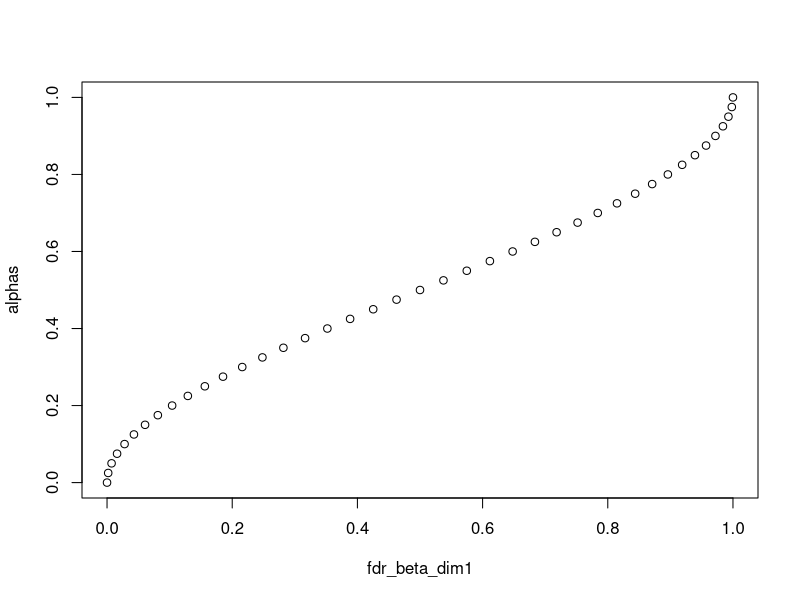
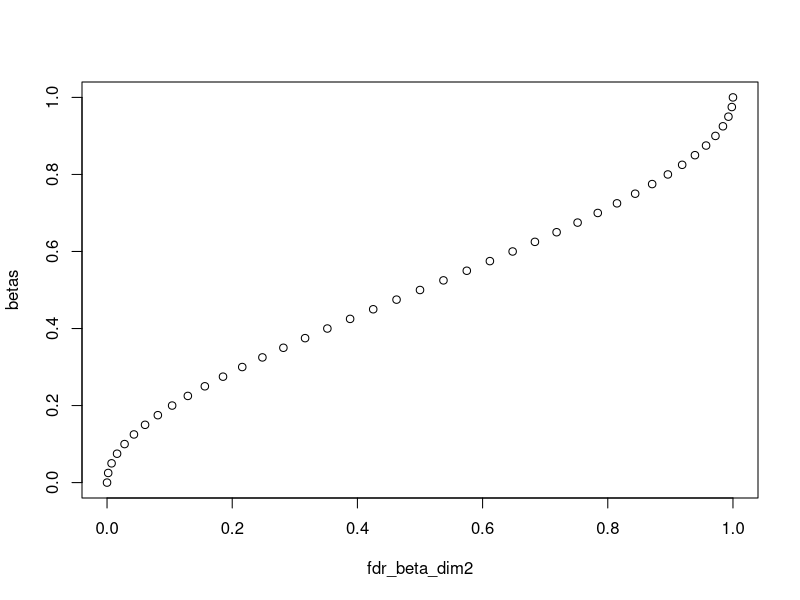
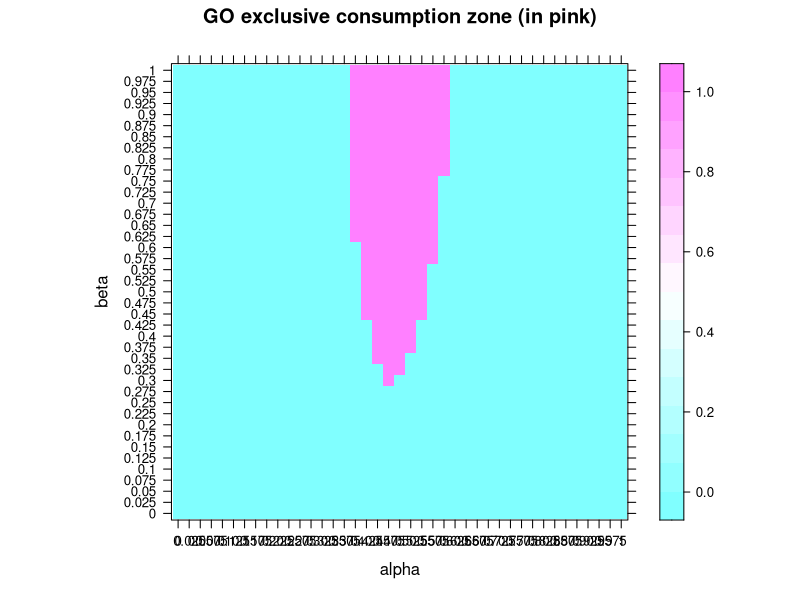
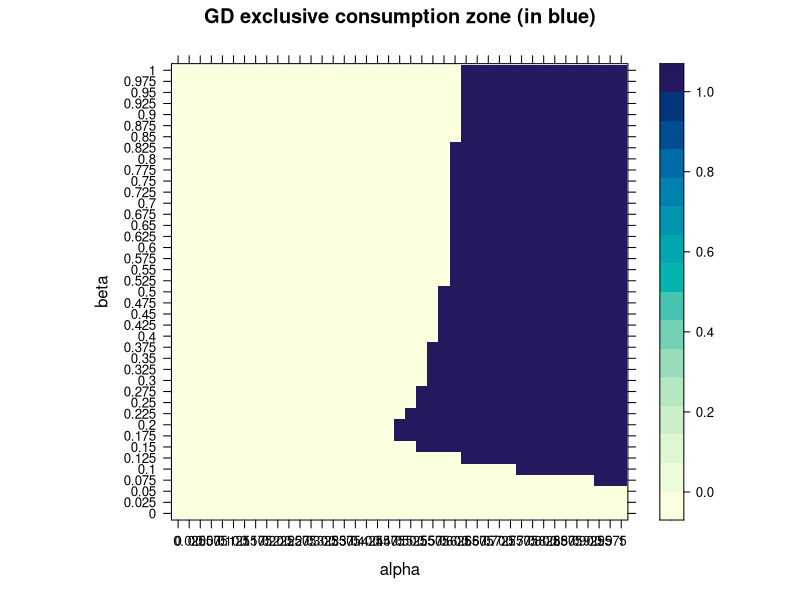
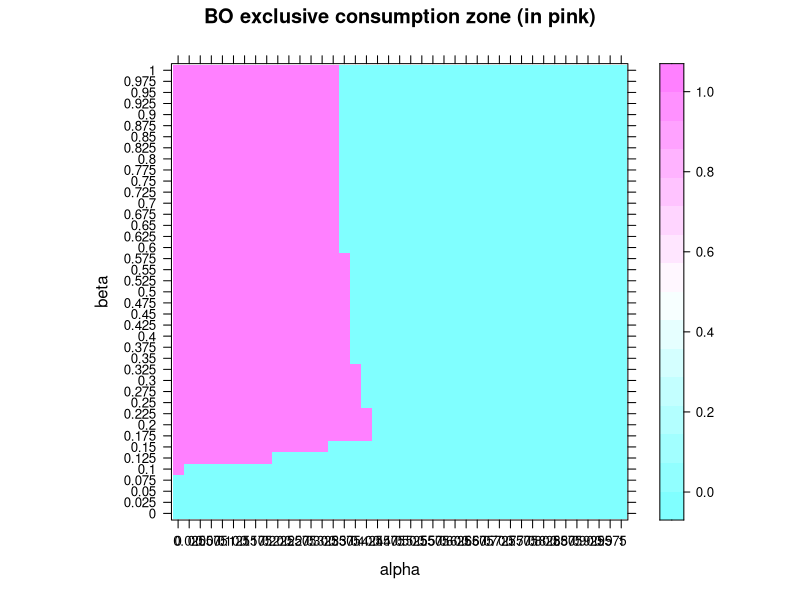
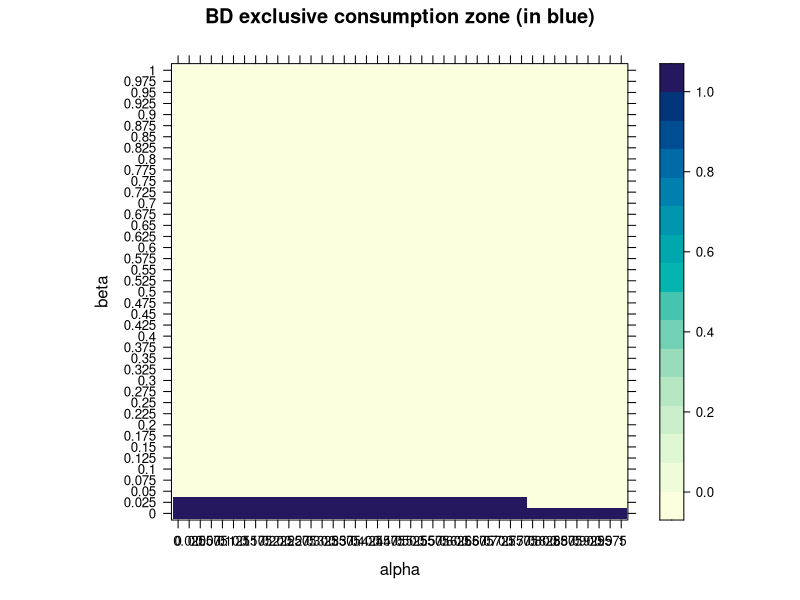

Recreate these plots in R, in order.
########## A model of consumption choices and sufficiency with environmental and social image preferences ###########


library(lattice)
library(tidyverse)
#install.packages("rasterVis") : not working 
#library (rasterVis) 
#install.packages("gtools") 
library (gtools)
library(RColorBrewer)
#install.packages("copula")
#install.packages("rgl")
#install.packages("psych")


#library(copula)  : probl?me de package
#install.packages("gsl") : idem
#library(psych) : toujours la m?me...

######## INTRODUCTION ###############


rm(list=ls())

#This script is designed for numerical simulations associated to the model presented here : https://fr.overleaf.com/project/653a7f038e83eb35864f2593 
# It aims to calculate the consumption areas and quantities of different goods. 
#These goods are defined along two dimensions: green/brown, conspicuous/discreet.
#Depending on their personal preferences, agents can choose to consume one or several goods.




#Method used in this script : As our heterogeneous consumers are placed in a [0,1]*[0,1] grid according to their preferences (on the x-axis, environmental awareness; on the y-axis, concern for social image), 
#The idea behind this numerical method is to discretize/rasterize the square into several points/pixels (expressing the two types of preferences in percentages if the number of points is 101 on the square ; for example individuals lying at the origin being indifferent to both, while those at the top right hand corner have maximum sensitivities to both).


#Matrix size is defined as a function of the step between 2 pixels.
step = 0.025
size = 1/step + 1
size


#Let's also define our preference parameters, over which we will iterate
alphas <- seq(from = 0,to = 1,by=step)
betas_rev <- seq(from = 1,to = 0,by=-step) #reversed so that coordinates appear in the right order
betas <- seq(from = 0,to = 1,by=step) #only for graphs

######## POPULATION DISTRIBUTIONS  ##############

#Here, square matrices of dimension 'size' are defined. 


#To start with (scenario 1), we generate a uniformly distributed population density matrix of this size, giving the proportions of individuals positioned at each point on the map. 
n1 <- size
n2 <- size
pop <- matrix (rep(1/(size*size), n1*n2), n1, n2)
pop
#For example, by choosing a step size of 0.2, we have a matrix of size 6*6, with 36 coefficients ; while it is 11*11 (and 101 coeffs) for a 0.1 step (the default choice in the first place)



#Scenario 2: population concentration around mean/median values
#This case is modeled by a product of independent beta laws for each preference parameter.

#Only works in small dimension (step = 0.1) though !!! TO BE IMPROVED

pop2 <- matrix(,n1,n2) #an empty matrix
 

###Code that computes discrete densities for scenario 2###

#We create our quantile vectors (in line)

alphas_vector <- t(matrix(alphas))
betas_vector <- t(matrix(betas))

#Starting from the repartition function, we define the discrete density of a beta (one for each of the 2 dimensions).

densite_beta_dim1 <- function(n, a, b, step) {
  if (n == 0) {
    return(pbeta(1, a, b) - pbeta(1 - step/2, a, b))
  } 
  if (n == 1/step) {
    return(pbeta(step/2,a,b) - pbeta(0,a,b))
  } 
  else {
    densite <- pbeta(step/2 + 1 - n * step, a, b) - pbeta(step/2 + 1 - (n + 1) * step, a, b)
    return(densite)
  }
}

densite_beta_dim2 <- function(n, c, d, step) {
  if (n == 0) {
    return(pbeta(1, c, d) - pbeta(1 - step/2, c, d))
  } 
  if (n == 1/step) {
    return(pbeta(step/2,c,d) - pbeta(0,c,d))
  } 
  else {
    densite <- pbeta(step/2 + 1 - n * step, c, d) - pbeta(step/2 + 1 - (n + 1) * step, c, d)
    return(densite)
  }
}


#Assign values to shape parameters according to the scenario

#Basic scenario 2: two beta laws with the two same shape parameters (bell curves) to model the concentration in the middle of the distribution
a=b=c=d=2

#Variant (2b): the shape parameters are changed (the beta parameter is now assumed to follow a uniform distribution, i.e. a beta distribution with c=d=1).
#a=b=2
#c=d=1

#Scenario 2B: Lower/laxer environmental norm (concentration on the left, beta law with shape parameters 5 and 1 on alpha, uniform on beta).
#a=5
#b=c=d=1

#Sc?nario 2C : Higher/stringent environmental norm (right-hand concentration)
#a=c=d=1
#b=5

#Sc?nario 2D : social image matters less (widespread discretion)
#a=b=c=1
#d=5

#Sc?nario 2E: social image matters more ("Red Queen Economy", Keep Up With the Joneses...)
#a=b=d=1
#c=5



# Calling the functions at n = 0 and storing the result
result_at_0_dim1 <- densite_beta_dim1(0, a, b, step)
result_at_0_dim2 <- densite_beta_dim2(0, a, b, step)


# Storing other values iteratively in a matrix 
num_iterations <- 40  # Change this value as needed
proba_values_dim1 <- matrix(0, nrow = 1, ncol = num_iterations + 1)
proba_values_dim2 <- matrix(0, nrow = 1, ncol = num_iterations + 1)

for (i in 1:num_iterations) {
  proba_values_dim1[1, i + 1] <- densite_beta_dim1(i, a, b, step)
  proba_values_dim2[1, i + 1] <- densite_beta_dim2(i, c, d, step)
}

proba_values_dim1[1]=result_at_0_dim1
proba_values_dim2[1]=result_at_0_dim2

sum(proba_values_dim1)
sum(proba_values_dim2)
#bell-shaped densities, symmetrical and sum to one : perfect !!!


#We multiply our two probability vectors to obtain the probabilities for the entire population.
pop2 = t(proba_values_dim2)%*%proba_values_dim1
#There is indeed a higher population concentration on median values compared to the uniform case.

sum(pop2) 
#just checking, we're good in all dimensions :)
        


#Remark : Repartition functions can be represented (the same ones, with identical shape parameters)
fdr_beta_dim1 <-pbeta(alphas, shape1 = a, shape2 =b)
plot(fdr_beta_dim1,alphas)

fdr_beta_dim2 <-pbeta(betas, shape1 = c, shape2 =d)
plot(fdr_beta_dim2,betas)








############# BORDER PARAMETRIZATION ####################

#We define our "borders", delimiting the consumption zones according to the exogenous model parameters (so that we can study the different cases by changing only the following values).

#we initialize the parameters of our "borders", i.e. the prices of the four goods, individual income and marginal damage as well as impact parameters (satisfying model assumptions)
p_go = 3
p_gd = 2
p_bo = 1.99
p_bd = 1  #this price is fixed
R = 20
d_prime = 0.01
gamma_bo = 4
gamma_bd = 2
gamma_go = 1.6
gamma_gd = 0.8



######## COMPUTATION OF CONSUMPTION ZONE MATRICES (first without quantities?) ###############


#1st method (inspired from the simpler model):
#We run a nested loop on our individuals (i.e. their alpha and beta parameters, which we will convert - by normalizing - into (x,y) coordinates where the coordinates lie between 1 and size).
#For each point (i.e. pair of parameters) we look at which of the 12 constraints are satisfied, which determines the type of good consumed at that point (and the corresponding matrix among the 4 defined above, which will be filled by a "1" at the associated (x,y) point where the good is exclusively consumed).
#The idea is to create four size*size boolean matrices (true = 1 /false = 0), one for each type of consumer; and to examine for each point on the square (using nested loops) whether it satisfies the constraints corresponding to a certain type.

#We start by exclusive consumption zones only (defining the 4 corresponding matrices)
#Then we compute the mixed consumption zones matrices 

#In the end, we'll check that the sum of these four matrices gives 1s in the exclusive consumption zones and integers from 2 to 4 elsewhere.


#1.Exclusive consumption zones


# Function to calculate boolean value based on condition
calculate_boolean <- function(condition) {
  if (condition) {
    return(1)
  } else {
    return(0)
  }
}

# Function to calculate preferences for each good
calculate_preferences <- function(alpha, beta, p_go, p_gd, p_bo, p_bd, R, d_prime, 
                                  gamma_go, gamma_gd, gamma_bo, gamma_bd) {
  bool_f1 <- calculate_boolean((1 - (p_go / p_gd) * alpha) * beta > (((p_go / p_gd) - 1) * (p_go / R) + d_prime * alpha * (gamma_go - gamma_gd * (p_go / p_gd))))
  bool_f2 <- calculate_boolean((1 - (p_go / p_bo) * (1 - alpha)) * beta > (((p_go / p_bo) - 1) * (p_go / R) + d_prime * alpha * (gamma_go - gamma_bo * (p_go / p_bo))))
  bool_f3 <- calculate_boolean(beta > ((p_go - 1) * (p_go / R) + d_prime * alpha * (gamma_go - gamma_bd * p_go)))
  
  bool_g1 <- calculate_boolean((alpha - (p_gd / p_go)) * beta > (((p_gd / p_go) - 1) * (p_gd / R) + d_prime * alpha * (gamma_gd - gamma_go * (p_gd / p_go))))
  bool_g2 <- calculate_boolean((alpha - (p_gd / p_bo) * (1 - alpha)) * beta > (((p_gd / p_bo) - 1) * (p_gd / R) + d_prime * alpha * (gamma_gd - gamma_bo * (p_gd / p_bo))))
  bool_g3 <- calculate_boolean(alpha * beta > ((p_gd - 1) * (p_gd / R) + d_prime * alpha * (gamma_gd - gamma_bd * p_gd)))
  
  bool_h1 <- calculate_boolean((1 - alpha - (p_bo / p_go)) * beta > (((p_bo / p_go) - 1) * (p_bo / R) + d_prime * alpha * (gamma_bo - gamma_go * (p_bo / p_go))))
  bool_h2 <- calculate_boolean((1 - alpha * (p_bo / p_gd)) * beta > (((p_bo / p_gd) - 1) * (p_bo / R) + d_prime * alpha * (gamma_bo - gamma_gd * (p_gd / p_bo))))
  bool_h3 <- calculate_boolean((1 - alpha) * beta > ((p_bo - 1) * (p_bo / R) + d_prime * alpha * (gamma_bo - gamma_bd * p_bo)))
  
  bool_i1 <- calculate_boolean(beta < ((p_go - 1) * (1 / R) + d_prime * alpha * (gamma_go - gamma_bd * p_go)))
  bool_i2 <- calculate_boolean(beta < ((p_gd - 1) * (1 / R) + d_prime * alpha * (gamma_gd - gamma_bd * p_gd)))
  bool_i3 <- calculate_boolean((1 - alpha) * beta < ((p_bo - 1) * (1 / R) + d_prime * alpha * (gamma_bo - gamma_bd * p_bo)))
  
  return(c(bool_f1, bool_f2, bool_f3, bool_g1, bool_g2, bool_g3, bool_h1, bool_h2, bool_h3, bool_i1, bool_i2, bool_i3))
}

# Initialize matrices
mat_go_only <- matrix(, nrow = size, ncol = size)  
mat_gd_only <- matrix(, nrow = size, ncol = size)
mat_bo_only <- matrix(, nrow = size, ncol = size)
mat_bd_only <- matrix(, nrow = size, ncol = size)
test <- matrix(, nrow = size, ncol = size)

# Nested loop to qualify each constraint everywhere in the map
for (beta in betas_rev)  {
  for (alpha in alphas) {
    x = size - beta / step
    y = alpha / step + 1
    
    # Calculate preferences for each good
    preferences <- calculate_preferences(alpha, beta, p_go, p_gd, p_bo, p_bd, R, d_prime, gamma_go, gamma_gd, gamma_bo, gamma_bd)
    
    # Fill boolean matrices of exclusive consumption
    mat_go_only[x, y] <- prod(as.numeric(preferences[1:3]))
    mat_gd_only[x, y] <- prod(as.numeric(preferences[4:6]))
    mat_bo_only[x, y] <- prod(as.numeric(preferences[7:9]))
    mat_bd_only[x, y] <- prod(as.numeric(preferences[10:12]))
    
    test[x, y] <- mat_go_only[x, y] + mat_bo_only[x, y] + mat_gd_only[x, y] + mat_bd_only[x, y]
  }
}

#Our exclusive consumption matrices are almost fine, they perfectly tie in with our graphs.
#Summing the 4 matrices, we have a few zero coefficients, corresponding to zones in which several goods are consumed.


####### GRAPHICAL REPRESENTATIONS ##########

#To make better figures : https://r-graph-gallery.com/27-levelplot-with-lattice.html


#1. Exclusive consumption zones

#Good GO

  mat1<- mat_go_only %>% 
  as.tibble() %>% 
  as.list() %>% 
  lapply(function(x) rev(x)) %>% 
  do.call(rbind, .) %>% 
  as.matrix()

colnames(mat1)<-alphas
row.names(mat1)<-betas

levelplot(mat1, main="GO exclusive consumption zone (in pink)", xlab="alpha", ylab="beta", col.regions = cm.colors(121))   

#GD
mat2<- mat_gd_only %>% 
  as.tibble() %>% 
  as.list() %>% 
  lapply(function(x) rev(x)) %>% 
  do.call(rbind, .) %>% 
  as.matrix()

colnames(mat2)<-alphas
row.names(mat2)<-betas

levelplot(mat2, main="GD exclusive consumption zone (in blue)", xlab="alpha", ylab="beta")    


#BO

mat3<- mat_bo_only %>% 
  as.tibble() %>% 
  as.list() %>% 
  lapply(function(x) rev(x)) %>% 
  do.call(rbind, .) %>% 
  as.matrix()

colnames(mat3)<-alphas
row.names(mat3)<-betas


levelplot(mat3, main="BO exclusive consumption zone (in pink)", xlab="alpha", ylab="beta",col.regions = cm.colors(121))   


#BD

mat4<- mat_bd_only %>% 
  as.tibble() %>% 
  as.list() %>% 
  lapply(function(x) rev(x)) %>% 
  do.call(rbind, .) %>% 
  as.matrix()

colnames(mat4)<-alphas
row.names(mat4)<-betas

levelplot(mat4, main="BD exclusive consumption zone (in blue)", xlab="alpha", ylab="beta")  



######COMPUTATION OF AGGREGATED QUANTITIES IN DIFFERENT SCENARIOS########

#In each case, we first compute the consumption shares and the quantities consumed.
#And then we derive the subsequent total environmental impacts.

### 1) Exclusive consumption only
 
###### Scenario 1  : Uniformly distributed population ######

#Consumption shares
pop_go_unif = pop*mat_go_only
pop_gd_unif = pop*mat_gd_only
pop_bo_unif = pop*mat_bo_only
pop_bd_unif = pop*mat_bd_only

#We express these consumption shares in percentages
excl_cons_go_scenar1 = sum(pop_go_unif)*100
excl_cons_gd_scenar1 = sum(pop_gd_unif)*100
excl_cons_bo_scenar1 = sum(pop_bo_unif)*100
excl_cons_bd_scenar1 = sum(pop_bd_unif)*100

excl_cons_go_scenar1 
excl_cons_gd_scenar1
excl_cons_bo_scenar1 
excl_cons_bd_scenar1


###### Scenario 2 : a concentration of the population around certain values (product of independent Beta laws) ######

pop_go_scenar2 = pop2*mat_go_only
pop_gd_scenar2 = pop2*mat_gd_only
pop_bo_scenar2 = pop2*mat_bo_only
pop_bd_scenar2= pop2*mat_bd_only

excl_conso_go_scenar2 = sum(pop_go_scenar2)*100   
excl_conso_bo_scenar2 = sum(pop_bo_scenar2)*100
excl_conso_gd_scenar2 = sum(pop_gd_scenar2)*100
excl_conso_bd_scenar2 = sum(pop_bd_scenar2)*100

excl_conso_go_scenar2
excl_conso_bo_scenar2
excl_conso_gd_scenar2
excl_conso_bd_scenar2



### Common to all scenarios  : 

###We define the quantities consumed in each exclusive zone by each consumer.

indiv_quantity_go = R/p_go
indiv_quantity_gd = R/p_gd
indiv_quantity_bo = R/p_bo
indiv_quantity_bd = R


### Multiplying the population matrix coefficients by these quantities yields total quantities for each good : 

#Scenario 1 : for a uniform distribution, it is sufficient to sum all the coefficients wihtout using the pop matrix as we know the population is equally distributed

total_quantity_go = sum(indiv_quantity_go*mat_go_only)
total_quantity_gd = sum(indiv_quantity_gd*mat_gd_only) 
total_quantity_bo = sum(indiv_quantity_bo*mat_bo_only)
total_quantity_bd = sum(indiv_quantity_bd*mat_bd_only) 
total_quantity_consumed = total_quantity_go + total_quantity_gd + total_quantity_bo + total_quantity_bd

total_quantity_go
total_quantity_gd
total_quantity_bo
total_quantity_bd
total_quantity_consumed



#Scenario 2 

#We first rescale population matrices by the size of the population (the square of the size variable) so that a bit more than 1 individual lie in each pixel in the center (max seems to be around 2.3), whereas one can find values between 0 and 1 when one gets further from the middle
pop_go_scenar2_rescaled = pop_go_scenar2*size^2
pop_gd_scenar2_rescaled = pop_gd_scenar2*size^2
pop_bo_scenar2_rescaled = pop_bo_scenar2*size^2
pop_bd_scenar2_rescaled= pop_bd_scenar2*size^2

#And then we apply the same principle

total_quantity_go_scenar2 = sum(indiv_quantity_go*pop_go_scenar2_rescaled)
total_quantity_gd_scenar2 = sum(indiv_quantity_gd*pop_gd_scenar2_rescaled) 
total_quantity_bo_scenar2 = sum(indiv_quantity_bo*pop_bo_scenar2_rescaled)
total_quantity_bd_scenar2 = sum(indiv_quantity_bd*pop_bd_scenar2_rescaled) 
total_quantity_consumed_scenar2 = total_quantity_go_scenar2 + total_quantity_gd_scenar2 + total_quantity_bo_scenar2 + total_quantity_bd_scenar2

total_quantity_go_scenar2
total_quantity_gd_scenar2
total_quantity_bo_scenar2
total_quantity_bd_scenar2
total_quantity_consumed_scenar2



###Finally, in each scenario, weighting these total quantities by the coefficients of environmental impact yields us a total environmental impact value of each good:

#Scenario 1

total_impact_go = gamma_go*total_quantity_go
total_impact_gd = gamma_gd*total_quantity_gd
total_impact_bo = gamma_bo*total_quantity_bo
total_impact_bd = gamma_bd*total_quantity_bd
total_impact_consumption = total_impact_go + total_impact_gd + total_impact_bo + total_impact_bd

total_impact_go
total_impact_gd
total_impact_bo
total_impact_bd
total_impact_consumption

#Scenario 2

total_impact_go_scenar2 = gamma_go*total_quantity_go_scenar2
total_impact_gd_scenar2 = gamma_gd*total_quantity_gd_scenar2
total_impact_bo_scenar2 = gamma_bo*total_quantity_bo_scenar2
total_impact_bd_scenar2 = gamma_bd*total_quantity_bd_scenar2
total_impact_consumption_scenar2 = total_impact_go_scenar2 + total_impact_gd_scenar2 + total_impact_bo_scenar2 + total_impact_bd_scenar2

total_impact_go_scenar2
total_impact_gd_scenar2
total_impact_bo_scenar2
total_impact_bd_scenar2
total_impact_consumption_scenar2







#To study the different cases within each scenario :
#we go to the 'parametrization' section above and directly change the parameters according to what we want to test, and then rerun the code (corresponding to the chosen scenario) up to this point.





